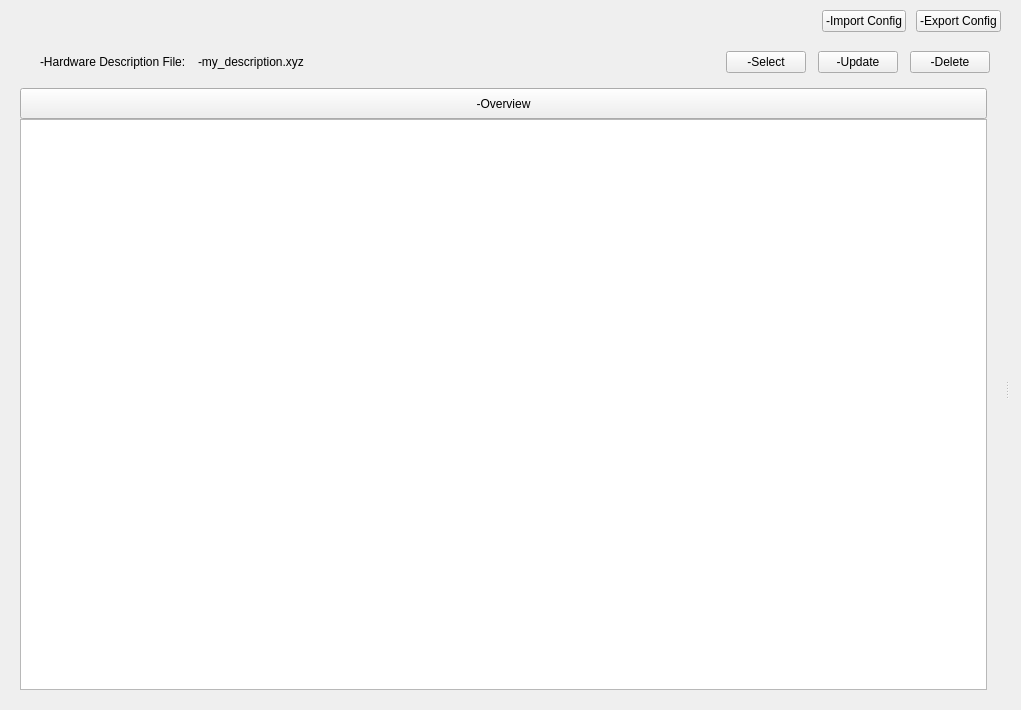
<?xml version="1.0" encoding="UTF-8"?>
<ui version="4.0">
 <class>C_SdNdeHalcWidget</class>
 <widget class="QWidget" name="C_SdNdeHalcWidget">
  <property name="geometry">
   <rect>
    <x>0</x>
    <y>0</y>
    <width>1021</width>
    <height>710</height>
   </rect>
  </property>
  <property name="windowTitle">
   <string>C_SdNdeHalcWidget</string>
  </property>
  <layout class="QVBoxLayout" name="verticalLayout" stretch="0,0,1">
   <property name="leftMargin">
    <number>20</number>
   </property>
   <property name="topMargin">
    <number>10</number>
   </property>
   <property name="rightMargin">
    <number>12</number>
   </property>
   <property name="bottomMargin">
    <number>20</number>
   </property>
   <item>
    <layout class="QHBoxLayout" name="horizontalLayout">
     <property name="spacing">
      <number>10</number>
     </property>
     <property name="rightMargin">
      <number>8</number>
     </property>
     <property name="bottomMargin">
      <number>4</number>
     </property>
     <item>
      <spacer name="horizontalSpacer">
       <property name="orientation">
        <enum>Qt::Orientation::Horizontal</enum>
       </property>
       <property name="sizeHint" stdset="0">
        <size>
         <width>40</width>
         <height>20</height>
        </size>
       </property>
      </spacer>
     </item>
     <item>
      <widget class="stw::opensyde_gui_elements::C_OgePubUpdate" name="pc_PubImportConfig">
       <property name="focusPolicy">
        <enum>Qt::FocusPolicy::NoFocus</enum>
       </property>
       <property name="text">
        <string>-Import Config</string>
       </property>
      </widget>
     </item>
     <item>
      <widget class="stw::opensyde_gui_elements::C_OgePubUpdate" name="pc_PubExportConfig">
       <property name="focusPolicy">
        <enum>Qt::FocusPolicy::NoFocus</enum>
       </property>
       <property name="text">
        <string>-Export Config</string>
       </property>
      </widget>
     </item>
    </layout>
   </item>
   <item>
    <layout class="QHBoxLayout" name="horizontalLayout_3">
     <property name="rightMargin">
      <number>8</number>
     </property>
     <item>
      <widget class="stw::opensyde_gui_elements::C_OgeWiOnlyBackground" name="pc_WiHalcDefFilePanel" native="true">
       <property name="minimumSize">
        <size>
         <width>0</width>
         <height>40</height>
        </size>
       </property>
       <property name="maximumSize">
        <size>
         <width>16777215</width>
         <height>40</height>
        </size>
       </property>
       <layout class="QHBoxLayout" name="pc_LayoutActions">
        <property name="spacing">
         <number>12</number>
        </property>
        <property name="leftMargin">
         <number>20</number>
        </property>
        <property name="topMargin">
         <number>0</number>
        </property>
        <property name="rightMargin">
         <number>11</number>
        </property>
        <property name="bottomMargin">
         <number>0</number>
        </property>
        <item>
         <widget class="stw::opensyde_gui_elements::C_OgeLabGenericNoPaddingNoMargins" name="pc_LabFileTitle">
          <property name="text">
           <string>-Hardware Description File:</string>
          </property>
         </widget>
        </item>
        <item>
         <widget class="stw::opensyde_gui_elements::C_OgeLabGenericNoPaddingNoMargins" name="pc_LabFileCurrent">
          <property name="text">
           <string>-my_description.xyz</string>
          </property>
          <property name="textInteractionFlags">
           <set>Qt::TextInteractionFlag::LinksAccessibleByMouse|Qt::TextInteractionFlag::TextSelectableByMouse</set>
          </property>
         </widget>
        </item>
        <item>
         <spacer name="horizontalSpacer_2">
          <property name="orientation">
           <enum>Qt::Orientation::Horizontal</enum>
          </property>
          <property name="sizeHint" stdset="0">
           <size>
            <width>40</width>
            <height>20</height>
           </size>
          </property>
         </spacer>
        </item>
        <item>
         <widget class="stw::opensyde_gui_elements::C_OgePubToolTipBase" name="pc_PubSelect">
          <property name="styleRole" stdset="0">
           <string>halc-panel</string>
          </property>
          <property name="focusPolicy">
           <enum>Qt::FocusPolicy::NoFocus</enum>
          </property>
          <property name="text">
           <string>-Select</string>
          </property>
         </widget>
        </item>
        <item>
         <widget class="stw::opensyde_gui_elements::C_OgePubToolTipBase" name="pc_PubUpdate">
          <property name="styleRole" stdset="0">
           <string>halc-panel</string>
          </property>
          <property name="focusPolicy">
           <enum>Qt::FocusPolicy::NoFocus</enum>
          </property>
          <property name="text">
           <string>-Update</string>
          </property>
         </widget>
        </item>
        <item>
         <widget class="stw::opensyde_gui_elements::C_OgePubToolTipBase" name="pc_PubCleanUp">
          <property name="styleRole" stdset="0">
           <string>halc-panel</string>
          </property>
          <property name="focusPolicy">
           <enum>Qt::FocusPolicy::NoFocus</enum>
          </property>
          <property name="text">
           <string>-Delete</string>
          </property>
         </widget>
        </item>
       </layout>
      </widget>
     </item>
    </layout>
   </item>
   <item>
    <widget class="stw::opensyde_gui_elements::C_OgeSpiStandard" name="pc_Splitter">
     <property name="orientation">
      <enum>Qt::Orientation::Horizontal</enum>
     </property>
     <property name="childrenCollapsible">
      <bool>false</bool>
     </property>
     <widget class="QWidget" name="pc_WiChannelTree" native="true">
      <layout class="QVBoxLayout" name="verticalLayout_2">
       <property name="spacing">
        <number>0</number>
       </property>
       <property name="leftMargin">
        <number>0</number>
       </property>
       <property name="topMargin">
        <number>0</number>
       </property>
       <property name="rightMargin">
        <number>18</number>
       </property>
       <property name="bottomMargin">
        <number>0</number>
       </property>
       <item>
        <widget class="stw::opensyde_gui_elements::C_OgeWiOnlyBackground" name="pc_WiChannelTreeContent" native="true">
         <layout class="QVBoxLayout" name="verticalLayout_3">
          <property name="spacing">
           <number>0</number>
          </property>
          <property name="leftMargin">
           <number>0</number>
          </property>
          <property name="topMargin">
           <number>0</number>
          </property>
          <property name="rightMargin">
           <number>0</number>
          </property>
          <property name="bottomMargin">
           <number>0</number>
          </property>
          <item>
           <widget class="stw::opensyde_gui_elements::C_OgePubToolTipBase" name="pc_PubOverview">
            <property name="styleRole" stdset="0">
             <string>halc-overview</string>
            </property>
            <property name="minimumSize">
             <size>
              <width>300</width>
              <height>31</height>
             </size>
            </property>
            <property name="maximumSize">
             <size>
              <width>16777215</width>
              <height>31</height>
             </size>
            </property>
            <property name="text">
             <string>-Overview</string>
            </property>
           </widget>
          </item>
          <item>
           <widget class="stw::opensyde_gui::C_SdNdeHalcChannelTreeView" name="pc_TreeChannels"/>
          </item>
         </layout>
        </widget>
       </item>
      </layout>
     </widget>
     <widget class="QWidget" name="pc_WiContent" native="true">
      <layout class="QHBoxLayout" name="horizontalLayout_2" stretch="1,1">
       <property name="spacing">
        <number>0</number>
       </property>
       <property name="topMargin">
        <number>0</number>
       </property>
       <property name="rightMargin">
        <number>0</number>
       </property>
       <property name="bottomMargin">
        <number>0</number>
       </property>
       <item>
        <widget class="stw::opensyde_gui::C_SdNdeHalcOvWidget" name="pc_WiOverviewTable" native="true"/>
       </item>
       <item>
        <widget class="stw::opensyde_gui::C_SdNdeHalcChannelWidget" name="pc_WiChannelEdit" native="true"/>
       </item>
      </layout>
     </widget>
    </widget>
   </item>
  </layout>
 </widget>
 <customwidgets>
  <customwidget>
   <class>stw::opensyde_gui_elements::C_OgeSpiStandard</class>
   <extends>QSplitter</extends>
   <header>C_OgeSpiStandard.hpp</header>
   <container>1</container>
  </customwidget>
  <customwidget>
   <class>stw::opensyde_gui_elements::C_OgeLabGenericNoPaddingNoMargins</class>
   <extends>QLabel</extends>
   <header>C_OgeLabGenericNoPaddingNoMargins.hpp</header>
  </customwidget>
  <customwidget>
   <class>stw::opensyde_gui_elements::C_OgeWiOnlyBackground</class>
   <extends>QWidget</extends>
   <header>C_OgeWiOnlyBackground.hpp</header>
   <container>1</container>
  </customwidget>
  <customwidget>
   <class>stw::opensyde_gui::C_SdNdeHalcChannelTreeView</class>
   <extends>QTreeView</extends>
   <header>C_SdNdeHalcChannelTreeView.hpp</header>
  </customwidget>
  <customwidget>
   <class>stw::opensyde_gui::C_SdNdeHalcChannelWidget</class>
   <extends>QWidget</extends>
   <header>C_SdNdeHalcChannelWidget.hpp</header>
   <container>1</container>
  </customwidget>
  <customwidget>
   <class>stw::opensyde_gui_elements::C_OgePubToolTipBase</class>
   <extends>QPushButton</extends>
   <header>C_OgePubToolTipBase.hpp</header>
  </customwidget>
  <customwidget>
   <class>stw::opensyde_gui::C_SdNdeHalcOvWidget</class>
   <extends>QWidget</extends>
   <header>C_SdNdeHalcOvWidget.hpp</header>
   <container>1</container>
  </customwidget>
  <customwidget>
   <class>stw::opensyde_gui_elements::C_OgePubUpdate</class>
   <extends>QPushButton</extends>
   <header>C_OgePubUpdate.hpp</header>
  </customwidget>
 </customwidgets>
 <resources/>
 <connections/>
</ui>
